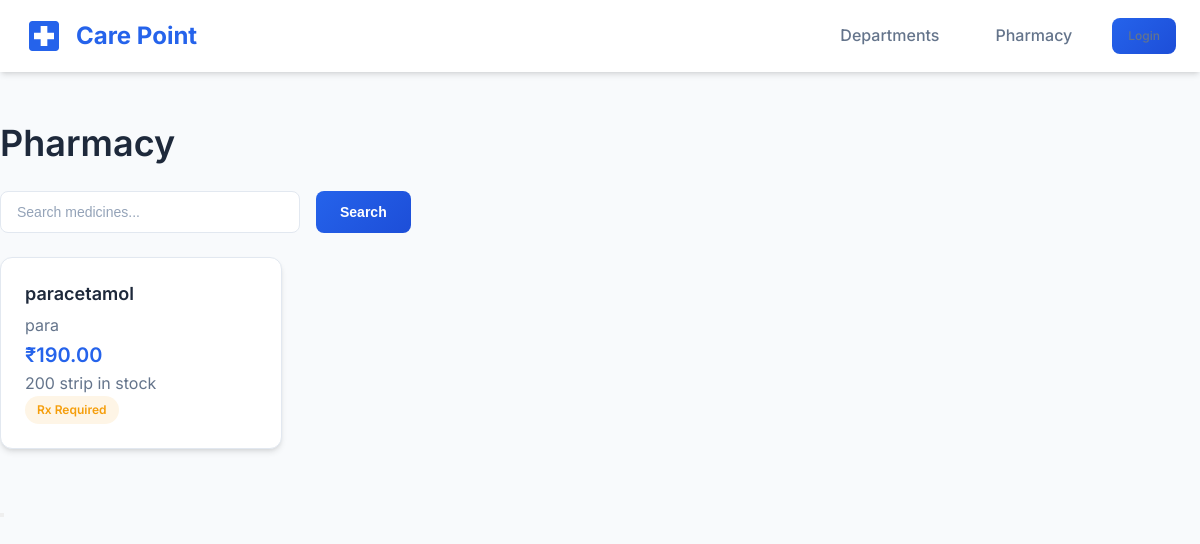
The app's page /pharmacy/medicines/ with its own data.
### pharmacy/models.py (models this page shows, shortened)
class Medicine(models.Model):
    name = models.CharField(max_length=200)
    generic_name = models.CharField(max_length=200, blank=True)
    manufacturer = models.CharField(max_length=200, blank=True)
    description = models.TextField(blank=True)
    price = models.DecimalField(max_digits=10, decimal_places=2)
    stock = models.PositiveIntegerField(default=0)
    unit = models.CharField(max_length=50, default='strip')  # strip, tablet, bottle, etc.
    prescription_required = models.BooleanField(default=True)
    image = models.ImageField(upload_to='medicines/', blank=True, null=True)
    is_active = models.BooleanField(default=True)
    created_at = models.DateTimeField(auto_now_add=True)
    updated_at = models.DateTimeField(auto_now=True)
    class Meta:
        ordering = ['name']

### pharmacy/views.py (the view)
# urls.py: path('pharmacy/medicines/', views.medicine_list, name='medicine_list'),
def medicine_list(request):
    medicines = Medicine.objects.filter(is_active=True, stock__gt=0)
    search = request.GET.get('search', '')
    if search:
        medicines = medicines.filter(name__icontains=search)
    context = {
        'medicines': medicines,
        'search': search,
    }
    return render(request, 'pharmacy/medicine_list.html', context)

### templates/pharmacy/medicine_list.html (shortened to what this page needs)
{% extends 'base.html' %}
{% load static %}
{% block extra_css %}
        <link rel="stylesheet" href="{% static 'css/style.css' %}">
    {% endblock %}
{% block content %}
<nav class="navbar"><div class="container">
    <a href="{% url 'accounts:home' %}" class="navbar-brand">
        <svg viewBox="0 0 24 24" fill="currentColor" style="width: 40px; height: 40px;"><path d="M19 3H5c-1.1 0-2 .9-2 2v14c0 1.1.9 2 2 2h14c1.1 0 2-.9 2-2V5c0-1.1-.9-2-2-2zm-1 11h-4v4h-4v-4H6v-4h4V6h4v4h4v4z"/></svg>Care Point
    </a>
    <ul class="navbar-nav">
        <li><a href="{% url 'departments:list' %}">Departments</a></li>
        <li><a href="{% url 'pharmacy:medicine_list' %}">Pharmacy</a></li>
        {% if request.user.is_authenticated %}
        <li><a href="{% url 'pharmacy:view_cart' %}" class="btn btn-secondary btn-sm">🛒 Cart</a></li>
        <li><a href="{% url 'accounts:redirect_after_login' %}" class="btn btn-primary btn-sm">Dashboard</a></li>
        {% else %}
        <li><a href="{% url 'accounts:login' %}" class="btn btn-primary btn-sm">Login</a></li>
        {% endif %}
    </ul>
</div></nav>
<div class="container" style="padding: 3rem 0;">
    <h1 class="mb-3">Pharmacy</h1>
    <form method="get" class="mb-3 d-flex gap-2">
        <input type="text" name="search" class="form-control" placeholder="Search medicines..." value="{{ search }}" style="max-width: 300px;">
        <button type="submit" class="btn btn-primary">Search</button>
    </form>
    <div class="grid grid-4">
        {% for med in medicines %}
        <div class="card">
            <div class="card-body">
                <h5>{{ med.name }}</h5>
                <p class="text-secondary">{{ med.generic_name|default:"" }}</p>
                <p class="text-primary" style="font-size: 1.25rem; font-weight: 600;">₹{{ med.price }}</p>
                <p class="text-secondary">{{ med.stock }} {{ med.unit }} in stock</p>
                {% if med.prescription_required %}<span class="badge badge-warning">Rx Required</span>{% endif %}
            </div>
        </div>
        {% empty %}
        <div class="empty-state" style="grid-column: 1/-1;"><p>No medicines available</p></div>
        {% endfor %}
    </div>
</div>
{% endblock %}

### static/css/style.css (style rules this page uses)
:root { --primary-color: #2563eb; --primary-dark: #1d4ed8; --primary-light: #3b82f6; --secondary-color: #0891b2; --accent-color: #06b6d4; --success-color: #10b981; --warning-color: #f59e0b; --danger-color: #ef4444; --info-color: #6366f1; --bg-primary: #f8fafc; --bg-secondary: #ffffff; --bg-dark: #1e293b; --bg-darker: #0f172a; --text-primary: #1e293b; --text-secondary: #64748b; --text-light: #94a3b8; --text-white: #ffffff; --border-color: #e2e8f0; --shadow-sm: 0 1px 2px 0 rgb(0 0 0 / 0.05); --shadow-md: 0 4px 6px -1px rgb(0 0 0 / 0.1), 0 2px 4px -2px rgb(0 0 0 / 0.1); --shadow-lg: 0 10px 15px -3px rgb(0 0 0 / 0.1), 0 4px 6px -4px rgb(0 0 0 / 0.1); --shadow-xl: 0 20px 25px -5px rgb(0 0 0 / 0.1), 0 8px 10px -6px rgb(0 0 0 / 0.1); --radius-sm: 0.375rem; --radius-md: 0.5rem; --radius-lg: 0.75rem; --radius-xl: 1rem; --transition: all 0.3s ease; }
* { margin: 0; padding: 0; box-sizing: border-box; }
body { font-family: 'Inter', -apple-system, BlinkMacSystemFont, 'Segoe UI', Roboto, sans-serif; background-color: var(--bg-primary); color: var(--text-primary); line-height: 1.6; }
h1, h2, h3, h4, h5, h6 { font-weight: 600; line-height: 1.3; margin-bottom: 0.5rem; }
h1 { font-size: 2.25rem; }
h5 { font-size: 1.125rem; }
a { color: var(--primary-color); text-decoration: none; transition: var(--transition); }
.container { max-width: 1280px; margin: 0 auto; padding: 0 1.5rem; }
.navbar { background: var(--bg-secondary); box-shadow: var(--shadow-md); position: sticky; top: 0; z-index: 1000; padding: 1rem 0; }
.navbar .container { display: flex; justify-content: space-between; align-items: center; }
.navbar-brand { display: flex; align-items: center; gap: 0.75rem; font-size: 1.5rem; font-weight: 700; color: var(--primary-color); }
.navbar-brand svg { width: 40px; height: 40px; }
.navbar-nav { display: flex; align-items: center; gap: 1.5rem; list-style: none; }
.navbar-nav a { color: var(--text-secondary); font-weight: 500; padding: 0.5rem 1rem; border-radius: var(--radius-md); transition: var(--transition); }
.btn { display: inline-flex; align-items: center; justify-content: center; gap: 0.5rem; padding: 0.75rem 1.5rem; font-size: 0.875rem; font-weight: 600; border-radius: var(--radius-md); border: none; cursor: pointer; transition: var(--transition); text-decoration: none; }
.btn-primary { background: linear-gradient(135deg, var(--primary-color), var(--primary-dark)); color: var(--text-white); }
.btn-sm { padding: 0.5rem 1rem; font-size: 0.75rem; }
.card { background: var(--bg-secondary); border-radius: var(--radius-lg); box-shadow: var(--shadow-md); border: 1px solid var(--border-color); overflow: hidden; transition: var(--transition); }
.card-body { padding: 1.5rem; }
.form-control { width: 100%; padding: 0.75rem 1rem; font-size: 0.875rem; border: 1px solid var(--border-color); border-radius: var(--radius-md); background: var(--bg-secondary); color: var(--text-primary); transition: var(--transition); }
.form-control::placeholder { color: var(--text-light); }
.badge { display: inline-flex; align-items: center; padding: 0.25rem 0.75rem; font-size: 0.75rem; font-weight: 600; border-radius: 9999px; text-transform: capitalize; }
.badge-warning { background: rgba(245, 158, 11, 0.1); color: var(--warning-color); }
.grid { display: grid; gap: 1.5rem; }
.grid-4 { grid-template-columns: repeat(4, 1fr); }
.text-primary { color: var(--primary-color); }
.text-secondary { color: var(--text-secondary); }
.mb-3 { margin-bottom: 1.5rem; }
.d-flex { display: flex; }
.gap-2 { gap: 1rem; }

### records on screen
Medicine: name "paracetamol", generic_name "para", price "190.00", stock "200", unit "strip", prescription_required "Rx Required"
